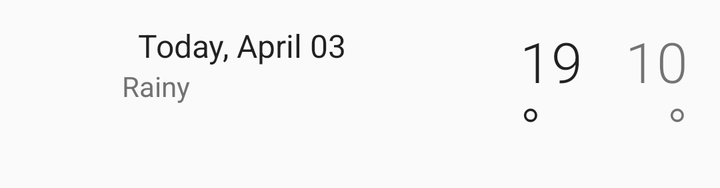
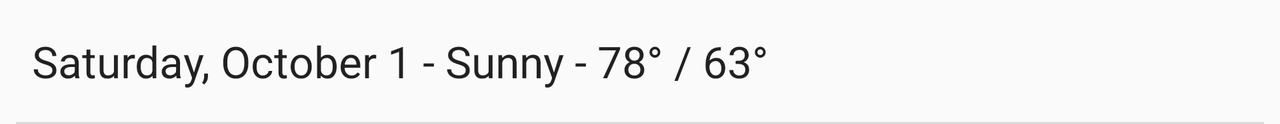

Compare how this app lays out the same screen by default and in its alternative resource folder. The renders come first, then the two layout files and the values they reference.
<!-- AndroidManifest.xml: application theme AppTheme.Forecast -->
<!-- res/layout/forecast_list_item.xml -->
<?xml version="1.0" encoding="utf-8"?>
<LinearLayout xmlns:android="http://schemas.android.com/apk/res/android"
    xmlns:app="http://schemas.android.com/apk/res-auto"
    xmlns:tools="http://schemas.android.com/tools"
    android:layout_width="match_parent"
    android:layout_height="wrap_content"
    android:orientation="horizontal"
    android:background="@drawable/touch_selector"
    android:minHeight="?android:attr/listPreferredItemHeight"
    android:paddingBottom="@dimen/list_item_padding_vertical"
    android:paddingLeft="@dimen/list_item_padding_horizontal"
    android:paddingRight="@dimen/list_item_padding_horizontal"
    android:paddingTop="@dimen/list_item_padding_vertical">


    <ImageView
        android:id="@+id/weather_icon"
        android:layout_width="@dimen/list_icon"
        android:layout_height="@dimen/list_icon"
        app:layout_constraintBottom_toTopOf="@+id/guideline"
        app:layout_constraintLeft_toLeftOf="parent"
        app:layout_constraintTop_toTopOf="@+id/guideline"
        tools:src="@drawable/art_clouds" />

    <LinearLayout
        android:layout_width="0dp"
        android:layout_height="wrap_content"
        android:layout_marginLeft="5dp"
        android:layout_weight="5"
        android:orientation="vertical">

        <TextView
            android:id="@+id/day_of_the_week"
            android:layout_width="wrap_content"
            android:layout_height="wrap_content"
            android:layout_marginLeft="@dimen/list_item_date_left_margin"
            android:layout_marginStart="@dimen/list_item_date_start_margin"
            android:textAppearance="@style/TextAppearance.AppCompat.Subhead"
            app:layout_constraintBottom_toTopOf="@+id/guideline"
            app:layout_constraintLeft_toRightOf="@+id/weather_icon"
            tools:text="Today, April 03"/>

        <TextView
            android:id="@+id/weather_description"
            android:layout_width="wrap_content"
            android:layout_height="wrap_content"
            android:textAppearance="@style/TextAppearance.AppCompat.Body1"
            android:textColor="@color/secondary_text"
            app:layout_constraintLeft_toLeftOf="@+id/date"
            app:layout_constraintTop_toTopOf="@+id/guideline"
            tools:text="Rainy" />
    </LinearLayout>


    <TextView
        android:id="@+id/high_temperature"
        android:layout_width="0dp"
        android:layout_height="wrap_content"
        android:layout_weight="1"
        android:layout_marginEnd="@dimen/forecast_temperature_space"
        android:layout_marginRight="@dimen/forecast_temperature_space"
        android:fontFamily="sans-serif-light"
        android:textColor="@color/primary_text"
        android:layout_gravity="center"
        android:textSize="@dimen/forecast_text_size"
        app:layout_constraintBottom_toTopOf="@+id/guideline"
        app:layout_constraintRight_toLeftOf="@+id/low_temperature"
        app:layout_constraintTop_toTopOf="@+id/guideline"
        tools:text="19\u00b0"/>

    <TextView
        android:id="@+id/low_temperature"
        android:layout_width="0dp"
        android:layout_height="wrap_content"
        android:layout_gravity="center"
        android:layout_weight="1"
        android:fontFamily="sans-serif-light"
        android:gravity="end"
        android:textSize="@dimen/forecast_text_size"
        app:layout_constraintBottom_toBottomOf="@+id/guideline"
        app:layout_constraintRight_toRightOf="parent"
        app:layout_constraintTop_toTopOf="@+id/guideline"
        tools:text="10\u00b0"></TextView>


</LinearLayout>
<!-- resources referenced by this layout -->
<resources>
  <color name="primary_text">#212121</color>
  <color name="secondary_text">#727272</color>
  <dimen name="forecast_temperature_space">4dp</dimen>
  <dimen name="forecast_text_size">28dp</dimen>
  <dimen name="list_icon">40dp</dimen>
  <dimen name="list_item_date_left_margin">8dp</dimen>
  <dimen name="list_item_date_start_margin">@dimen/list_item_date_left_margin</dimen>
  <dimen name="list_item_padding_horizontal">16dp</dimen>
  <dimen name="list_item_padding_vertical">12dp</dimen>
  <style name="AppTheme.Forecast" parent="@style/AppTheme">
          <item name="actionBarStyle">@style/ActionBar.Solid.Sunshine.NoTitle</item>
      </style>
  <style name="AppTheme" parent="Theme.AppCompat.Light.DarkActionBar">
          
          <item name="colorPrimary">@color/colorPrimary</item>
          <item name="colorPrimaryDark">@color/colorPrimaryDark</item>
          <item name="colorAccent">@color/colorAccent</item>
          <item name="preferenceTheme">@style/PreferenceThemeOverlay</item>
      </style>
  <style name="ActionBar.Solid.Sunshine.NoTitle" parent="@style/Widget.AppCompat.Light.ActionBar.Solid.Inverse">
          <item name="displayOptions">useLogo|showHome</item>
          <item name="logo">@drawable/ic_logo</item>
      </style>
  <color name="colorPrimary">#03A9F4</color>
  <color name="colorPrimaryDark">#0288D1</color>
  <color name="colorAccent">#FFD740</color>
</resources>
<!-- res/layout-land/forecast_list_item.xml (the repository's variant of the layout above) -->
<!-- drawn on the phone turned sideways -->
<?xml version="1.0" encoding="utf-8"?>
<LinearLayout xmlns:android="http://schemas.android.com/apk/res/android"
    xmlns:tools="http://schemas.android.com/tools"
    android:layout_width="match_parent"
    android:layout_height="wrap_content"
    android:orientation="vertical">

    
    <TextView
        android:id="@+id/tv_weather_data"
        style="@style/TextAppearance.AppCompat.Large"
        android:layout_width="wrap_content"
        android:layout_height="wrap_content"
        android:padding="16dp"
        tools:text="Saturday, October 1 - Sunny - 78° / 63°"/>

    
    <View
        android:layout_width="match_parent"
        android:layout_height="1dp"
        android:layout_marginLeft="8dp"
        android:layout_marginRight="8dp"
        android:background="#dadada"/>

</LinearLayout>
<!-- resources referenced by the variant -->
<!-- as the phone turned sideways resolves them -->
<resources>
  <style name="AppTheme.Forecast" parent="@style/AppTheme">
          <item name="actionBarStyle">@style/ActionBar.Solid.Sunshine.NoTitle</item>
      </style>
  <style name="AppTheme" parent="Theme.AppCompat.Light.DarkActionBar">
          
          <item name="colorPrimary">@color/colorPrimary</item>
          <item name="colorPrimaryDark">@color/colorPrimaryDark</item>
          <item name="colorAccent">@color/colorAccent</item>
          <item name="preferenceTheme">@style/PreferenceThemeOverlay</item>
      </style>
  <style name="ActionBar.Solid.Sunshine.NoTitle" parent="@style/Widget.AppCompat.Light.ActionBar.Solid.Inverse">
          <item name="displayOptions">useLogo|showHome</item>
          <item name="logo">@drawable/ic_logo</item>
      </style>
  <color name="colorPrimary">#03A9F4</color>
  <color name="colorPrimaryDark">#0288D1</color>
  <color name="colorAccent">#FFD740</color>
</resources>
